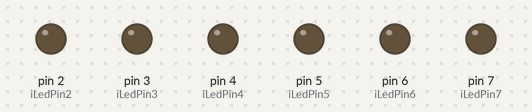
Simulated run of this sketch. Board: Arduino Uno, built with avr-gcc and run on an emulated ATmega328P. Parts: output pins drawn as LEDs (lit = HIGH).

Above: at 0.1 s.
At 0.3 s:
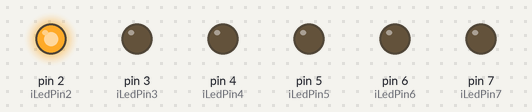
At 0.7 s:
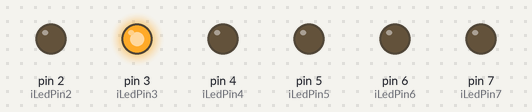
At 1.5 s:
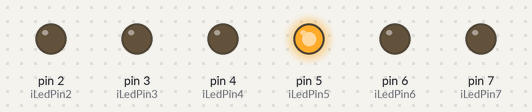
At 2.7 s:
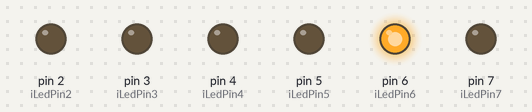
At 5.1 s:
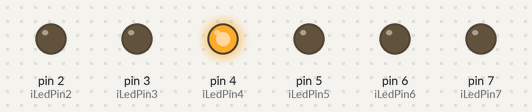
Timing chart, 0 to 5.4 s (numbered marks = the images above):
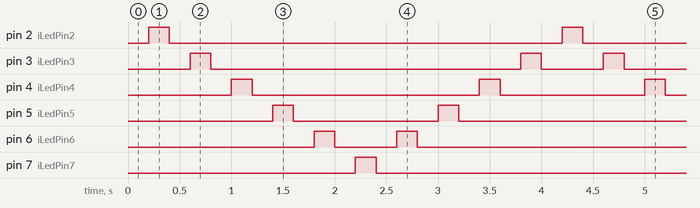

Measured:
- by itself, pin 2 (iLedPin2), pin 7 (iLedPin7): alternates HIGH for 0.20 s and LOW for 3.8 s
- by itself, pin 3 (iLedPin3): repeats every 4.0 s: LOW 3.0 s, HIGH 0.20 s, LOW 0.60 s, HIGH 0.20 s
- by itself, pin 4 (iLedPin4): repeats every 4.0 s: LOW 2.2 s, HIGH 0.20 s, LOW 1.4 s, HIGH 0.20 s
- by itself, pin 5 (iLedPin5): repeats every 4.0 s: LOW 1.4 s, HIGH 0.20 s, LOW 2.2 s, HIGH 0.20 s
- by itself, pin 6 (iLedPin6): repeats every 4.0 s: LOW 0.60 s, HIGH 0.20 s, LOW 3.0 s, HIGH 0.20 s

The sketch:

hasselhoff-10.ino
```cpp
// otetaan portit 2-6 käyttöön
int iLedPin2 = 2;
int iLedPin3 = 3;
int iLedPin4 = 4;
int iLedPin5 = 5;
int iLedPin6 = 6;
int iLedPin7 = 7;

int iDelay = 200;

void vVilauta(int iPort, int iDelay) {
  delay(iDelay);
  digitalWrite(iPort, HIGH);
  delay(iDelay);
  digitalWrite(iPort, LOW);
}

void setup() {
  // asetetaan portit OUTPUT-modeen
  pinMode(iLedPin2, OUTPUT);
  pinMode(iLedPin3, OUTPUT);
  pinMode(iLedPin4, OUTPUT);
  pinMode(iLedPin5, OUTPUT);
  pinMode(iLedPin6, OUTPUT);
  pinMode(iLedPin7, OUTPUT);
}

void loop() {
  vVilauta(iLedPin2,iDelay);
  vVilauta(iLedPin3,iDelay);
  vVilauta(iLedPin4,iDelay);
  vVilauta(iLedPin5,iDelay);
  vVilauta(iLedPin6,iDelay);
  vVilauta(iLedPin7,iDelay);
  vVilauta(iLedPin6,iDelay);
  vVilauta(iLedPin5,iDelay);
  vVilauta(iLedPin4,iDelay);
  vVilauta(iLedPin3,iDelay);
}
```
